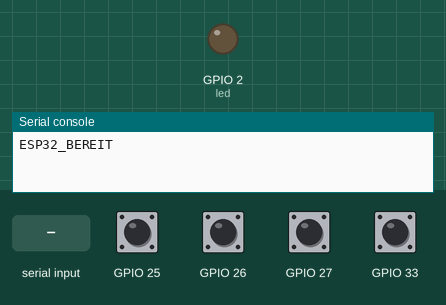
This program was run on a simulated ESP32 board running MicroPython. Parts: output pins drawn as LEDs (lit = HIGH), the last lines printed to the serial console. The test bench sets the inputs (shaded band); at power-on: GPIO 25–27, GPIO 33 HIGH.

Above: at 2.2 s.
2.3 s: "PC_BEREIT" typed at the serial console, then Enter
At 3.5 s:
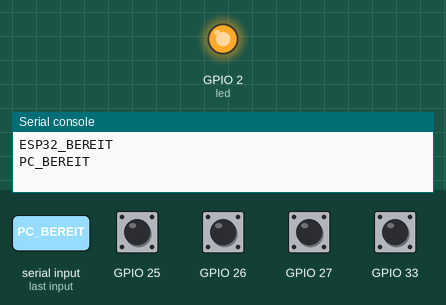
3.8 s: GPIO 25 pulled LOW for 0.15 s
5.4 s: GPIO 26 pulled LOW for 0.15 s
7.0 s: GPIO 27 pulled LOW for 0.15 s
8.6 s: GPIO 33 pulled LOW for 0.15 s
10.2 s: "1" typed at the serial console, then Enter
Timing chart, 0 to 12.7 s (numbered marks = the images above; inputs shaded):
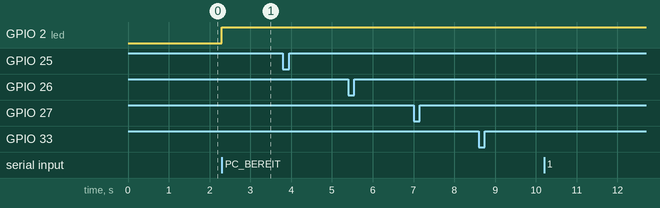

Measured:
- after the input at 2.3 s, GPIO 2 (led): LOW → HIGH at once

The program:

esp32_dobot_steuerung.py
```python
"""ESP32-Steuerung für die Dobot-Befehlskette.

MicroPython-Version 1.0

Vier Taster senden über die USB-COM-Schnittstelle:

    GPIO 25 -> PAUSE
    GPIO 26 -> WEITER
    GPIO 27 -> HALT
    GPIO 33 -> STATUS

Jeder Taster wird zwischen dem GPIO und GND angeschlossen.
Pin.PULL_UP aktiviert den internen Pull-up-Widerstand.

Die LED an GPIO 2 leuchtet, sobald der PC die Nachricht
PC_BEREIT gesendet hat.

Achtung:
HALT bricht die laufende Dobot-Aufgabe endgültig ab.
"""

from machine import Pin
import sys
import time

try:
    import uselect as select
except ImportError:
    import select


VERSION = "1.0"
VERSIONSDATUM = "22.07.2026"


# ------------------------------------------------------------
# Anschlüsse
# ------------------------------------------------------------

PIN_PAUSE = 25
PIN_WEITER = 26
PIN_HALT = 27
PIN_STATUS = 33

PIN_LED = 2


# ------------------------------------------------------------
# Einstellungen
# ------------------------------------------------------------

ENTPRELLZEIT_MS = 50
SCHLEIFENPAUSE_MS = 5
STARTWARTEZEIT_MS = 1000


class Taste:
    """Speichert Zustand und Entprellung eines Tasters."""

    def __init__(self, pin_nummer, befehl):
        self.pin = Pin(
            pin_nummer,
            Pin.IN,
            Pin.PULL_UP,
        )
        self.befehl = befehl

        aktueller_zustand = self.pin.value()

        self.letzter_rohzustand = aktueller_zustand
        self.stabiler_zustand = aktueller_zustand
        self.letzte_aenderung = time.ticks_ms()

    def pruefen(self):
        """Gibt beim Drücken den zugehörigen Befehl zurück."""

        jetzt = time.ticks_ms()
        rohzustand = self.pin.value()

        if rohzustand != self.letzter_rohzustand:
            self.letzte_aenderung = jetzt
            self.letzter_rohzustand = rohzustand

        lange_genug_stabil = (
            time.ticks_diff(
                jetzt,
                self.letzte_aenderung,
            )
            >= ENTPRELLZEIT_MS
        )

        if (
            lange_genug_stabil
            and rohzustand != self.stabiler_zustand
        ):
            self.stabiler_zustand = rohzustand

            # Durch Pin.PULL_UP bedeutet 0:
            # Der Taster ist gedrückt.
            if rohzustand == 0:
                return self.befehl

        return None


led = Pin(PIN_LED, Pin.OUT)
led.off()


tasten = [
    Taste(PIN_PAUSE, "PAUSE"),
    Taste(PIN_WEITER, "WEITER"),
    Taste(PIN_HALT, "HALT"),
    Taste(PIN_STATUS, "STATUS"),
]


eingabe_poll = select.poll()
eingabe_poll.register(
    sys.stdin,
    select.POLLIN,
)


def zeile_senden(text):
    """Sendet genau eine Textzeile an den PC."""

    sys.stdout.write(str(text) + "\n")

    try:
        sys.stdout.flush()
    except AttributeError:
        pass


def tasten_pruefen():
    """Prüft alle Taster und sendet neue Befehle."""

    for taste in tasten:
        befehl = taste.pruefen()

        if befehl is not None:
            zeile_senden(befehl)


def pc_nachrichten_lesen():
    """Liest vorhandene Textzeilen vom PC ohne Blockieren."""

    while eingabe_poll.poll(0):
        zeile = sys.stdin.readline()

        if not zeile:
            return

        nachricht = zeile.strip()

        if nachricht == "PC_BEREIT":
            led.on()


def hauptprogramm():
    """Startet die dauerhafte Taster- und COM-Abfrage."""

    time.sleep_ms(STARTWARTEZEIT_MS)
    zeile_senden("ESP32_BEREIT")

    while True:
        tasten_pruefen()
        pc_nachrichten_lesen()
        time.sleep_ms(SCHLEIFENPAUSE_MS)


try:
    hauptprogramm()

except KeyboardInterrupt:
    led.off()
```
